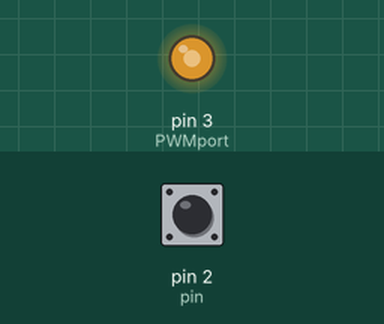
Recording of a sketch running on a simulated Arduino Uno, built with avr-gcc and run on an emulated ATmega328P. Parts: output pins drawn as LEDs (lit = HIGH). The inputs (shaded band) are chosen by the test bench; at power-on: pin 2 (pin) HIGH. What the sketch prints to the serial monitor is not drawn.

Above: at 0.2 s.
Timing chart, 0 to 1.7 s (numbered marks = the images above):
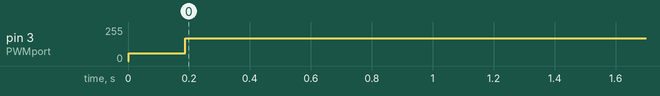

The sketch:

observador_refus_const.ino
```cpp
long m1,m2; //Store time in interrupts
float pol[5] = {2.37556384915997e-06,  -0.000890471445004078, 0.126572231958644, -7.42301501605368,210.053539419363};
int pin = 2; // Encoder pin
int index=0; //Intex for interrupts timing
long up_times[3]={9999,9999,9999};//Interrupts timing
long t_tot=0;//Mean value of interrupts

float Ad[3][3] = {{0.5085,0.2, 0.0131},{-0.1075, 0.9954, 0.1185},{0,0,1}};
float Bd[3] = {0.0131, 0.1185, 0};

int Csensor[3] = {1, 0, 0};

float Nx[2]={1,2.3914};
float Nu=1.0003;


float k1d=-0.6271 ;
float k2d=2.7978;
float Ld[3] = {1.1924, 3.6273, 2.6556};

float uk=0;
float xk=0;
float xek1[3];
float x=75;
float ref;
int cont=0;
int h=50;
int PWMport=3; //PWM
float xek[3] = {0, 0, 0};
float iant = 0;


void int0()
{
  m1=micros();
  up_times[index]=m1-m2;
  index=(index+1)%3;
  m2=m1;
}

void setup() {
  pinMode(pin, INPUT);
  digitalWrite(pin,HIGH);
  attachInterrupt(digitalPinToInterrupt(pin), int0, RISING);
  //Initialize serial and wait for port to open:
  Serial.begin(115200);
  while (!Serial) {
    ; // wait for serial port to connect. Needed for native USB
  }
}

void loop() {
  Serial.print("---------------------------------------");
  Serial.print(",");
//  float i=micros();
//  Serial.print(i);
//  Serial.print(",");
  //iant=i;
  cont++;
  if (cont == 400){
    x=120;
  }else if(cont == 800){
    x = 75;
    cont=0;
  }
  //ref = x*(x*(x*(x*pol[0]+pol[1])+pol[2])+pol[3])+pol[4];
  ref=x;
  long t_min=up_times[0]+up_times[1]+up_times[2];
  xk=60E6/t_min/30; //Compute speed
  uk=(ref*Nu)+(-k1d*(xek[0]-Nx[0]*ref)-k2d*(xek[1]-Nx[1]*ref)-xek[2]);
  if(uk>160) {uk=160;}
  else if(uk<62) {uk=62;}
  xek1[0]=(uk*Bd[0])+(xk-(xek[0]*Csensor[0]+xek[1]*Csensor[1]+xek[2]*Csensor[2]))*Ld[0]+(xek[0]*Ad[0][0]+xek[1]*Ad[0][1]+xek[2]*Ad[0][2]);
  xek1[1]=(uk*Bd[1])+(xk-(xek[0]*Csensor[0]+xek[1]*Csensor[1]+xek[2]*Csensor[2]))*Ld[1]+(xek[0]*Ad[1][0]+xek[1]*Ad[1][1]+xek[2]*Ad[1][2]);
  xek1[2]=(uk*Bd[2])+(xk-(xek[0]*Csensor[0]+xek[1]*Csensor[1]+xek[2]*Csensor[2]))*Ld[2]+(xek[0]*Ad[2][0]+xek[1]*Ad[2][1]+xek[2]*Ad[2][2]);
  float vUk = uk*(uk*(uk*(uk*pol[0]+pol[1])+pol[2])+pol[3])+pol[4];
  analogWrite(PWMport,vUk);
  //Next code is to use serial data and  arduino software to monitor the system
  Serial.print(xk);
  Serial.print(',');
  Serial.println(ref);


  xek[0]=xek1[0];
  xek[1]=xek1[1];
  xek[2]=xek1[2];


}
```

Measured:
- by itself, pin 3 (PWMport): 0/255 → 59/255 at 0.00 s, → 172/255 0.18 s later
